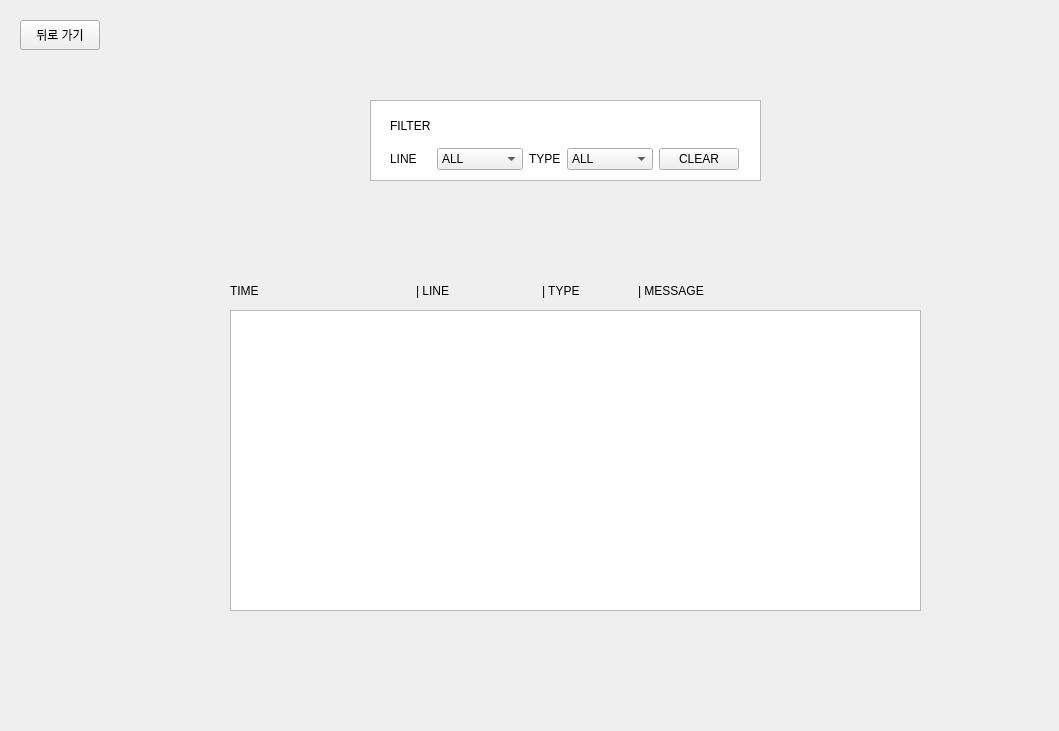
<?xml version="1.0" encoding="UTF-8"?>
<ui version="4.0">
 <class>EnvironmentLogsWidget</class>
 <widget class="QWidget" name="EnvironmentLogsWidget">
  <property name="geometry">
   <rect>
    <x>0</x>
    <y>0</y>
    <width>1059</width>
    <height>731</height>
   </rect>
  </property>
  <property name="windowTitle">
   <string>Environment Logs</string>
  </property>
  <widget class="QPlainTextEdit" name="logView">
   <property name="geometry">
    <rect>
     <x>230</x>
     <y>310</y>
     <width>691</width>
     <height>301</height>
    </rect>
   </property>
  </widget>
  <widget class="QPlainTextEdit" name="plainTextEdit">
   <property name="geometry">
    <rect>
     <x>370</x>
     <y>100</y>
     <width>391</width>
     <height>81</height>
    </rect>
   </property>
  </widget>
  <widget class="QWidget" name="topPanel_2" native="true">
   <property name="geometry">
    <rect>
     <x>390</x>
     <y>110</y>
     <width>349</width>
     <height>60</height>
    </rect>
   </property>
   <layout class="QGridLayout" name="gridLayout_2">
    <item row="0" column="0">
     <widget class="QLabel" name="filterFilter">
      <property name="text">
       <string>FILTER</string>
      </property>
     </widget>
    </item>
    <item row="1" column="0">
     <widget class="QLabel" name="lineFilter">
      <property name="text">
       <string>LINE</string>
      </property>
     </widget>
    </item>
    <item row="1" column="1">
     <widget class="QComboBox" name="lineCombo">
      <item>
       <property name="text">
        <string>ALL</string>
       </property>
      </item>
      <item>
       <property name="text">
        <string>Manufacture</string>
       </property>
      </item>
      <item>
       <property name="text">
        <string>Logistics</string>
       </property>
      </item>
     </widget>
    </item>
    <item row="1" column="2">
     <widget class="QLabel" name="typeFilter">
      <property name="text">
       <string>TYPE</string>
      </property>
     </widget>
    </item>
    <item row="1" column="3">
     <widget class="QComboBox" name="typeCombo">
      <item>
       <property name="text">
        <string>ALL</string>
       </property>
      </item>
      <item>
       <property name="text">
        <string>INFO</string>
       </property>
      </item>
      <item>
       <property name="text">
        <string>WARNING</string>
       </property>
      </item>
      <item>
       <property name="text">
        <string>UNKNOWN</string>
       </property>
      </item>
     </widget>
    </item>
    <item row="1" column="4">
     <widget class="QPushButton" name="clearButton">
      <property name="text">
       <string>CLEAR</string>
      </property>
     </widget>
    </item>
   </layout>
  </widget>
  <widget class="QWidget" name="layoutWidget">
   <property name="geometry">
    <rect>
     <x>230</x>
     <y>280</y>
     <width>497</width>
     <height>22</height>
    </rect>
   </property>
   <layout class="QHBoxLayout" name="horizontalLayout">
    <item>
     <widget class="QLabel" name="timeLabel">
      <property name="minimumSize">
       <size>
        <width>180</width>
        <height>20</height>
       </size>
      </property>
      <property name="text">
       <string>TIME</string>
      </property>
     </widget>
    </item>
    <item>
     <widget class="QLabel" name="lineLabel">
      <property name="minimumSize">
       <size>
        <width>120</width>
        <height>20</height>
       </size>
      </property>
      <property name="text">
       <string>| LINE</string>
      </property>
     </widget>
    </item>
    <item>
     <widget class="QLabel" name="typeLabel">
      <property name="minimumSize">
       <size>
        <width>90</width>
        <height>20</height>
       </size>
      </property>
      <property name="text">
       <string>| TYPE</string>
      </property>
     </widget>
    </item>
    <item>
     <widget class="QLabel" name="messageLabel">
      <property name="sizePolicy">
       <sizepolicy hsizetype="Expanding" vsizetype="Preferred">
        <horstretch>0</horstretch>
        <verstretch>0</verstretch>
       </sizepolicy>
      </property>
      <property name="text">
       <string>| MESSAGE</string>
      </property>
     </widget>
    </item>
   </layout>
  </widget>
  <widget class="QPushButton" name="Back_btn">
   <property name="geometry">
    <rect>
     <x>20</x>
     <y>20</y>
     <width>80</width>
     <height>30</height>
    </rect>
   </property>
   <property name="text">
    <string>뒤로 가기</string>
   </property>
  </widget>
 </widget>
 <resources/>
 <connections/>
</ui>
